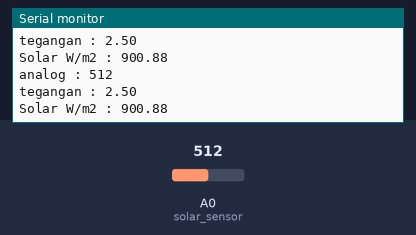
This sketch was run on a simulated Arduino Uno, built with avr-gcc and run on an emulated ATmega328P. Parts: the last lines printed to the serial monitor. Inputs (shaded band) come from the test bench; at power-on: A0 (solar_sensor) = 512.

Above: at 1.8 s.
1.9 s: A0 (solar_sensor) set to 716
At 2.8 s:
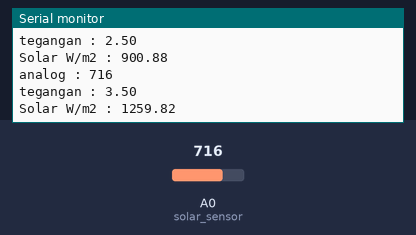
3.4 s: A0 (solar_sensor) set to 900
At 4.8 s:
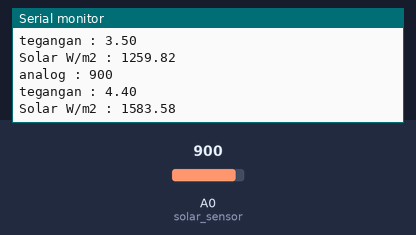
Timing chart, 0 to 6.4 s (numbered marks = the images above; inputs shaded):
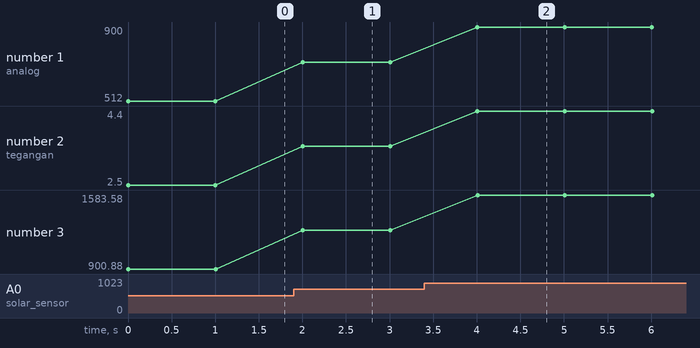

The sketch:

sensor_radiasi_stm.ino
```cpp
#define solar_sensor A0

void setup() {
  // put your setup code here, to run once:
  Serial.begin(115200);
  pinMode(solar_sensor, INPUT);
}

void loop() {
  // put your main code here, to run repeatedly:
  int val = analogRead(solar_sensor);
  Serial.print("analog : ");
  Serial.println(val);
   Serial.print("tegangan : ");
  float val2 = val*(5.0/1023.0);
  Serial.println(val2);
  Serial.print("Solar W/m2 : ");
  float val3 = (1800.0*val2)/5.0;
  Serial.println(val3);
  delay(1000);
}
```

Measured:
- after the input at 1.9 s, the serial monitor: prints a new line after 0.10 s (image 1)
- after the input at 3.4 s, the serial monitor: prints a new line after 0.61 s (image 2)
- plotted number 1: 512 → 716 after the input at 1.9 s, 716 → 900 after the input at 3.4 s
- plotted number 2: 2.5 → 3.5 after the input at 1.9 s, 3.5 → 4.4 after the input at 3.4 s
- plotted number 3: 900.88 → 1259.82 after the input at 1.9 s, 1259.82 → 1583.58 after the input at 3.4 s
